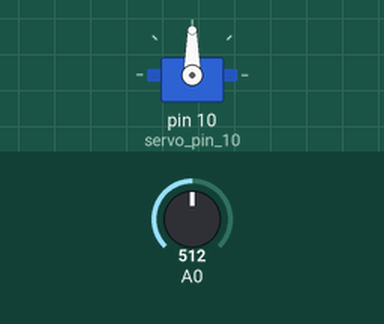
The sketch below on a simulated Arduino Uno, built with avr-gcc and run on an emulated ATmega328P. Shown: servo. The inputs (shaded band) are chosen by the test bench; at power-on: A0 = 512.

Above: at 1.2 s.
1.3 s: A0 set to 716
At 1.8 s:
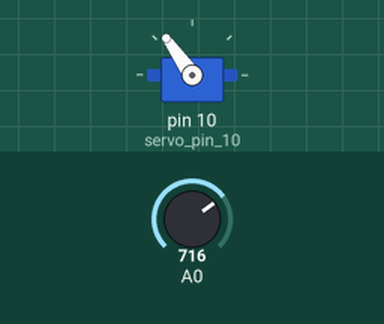
2.8 s: A0 set to 900
At 4.0 s:
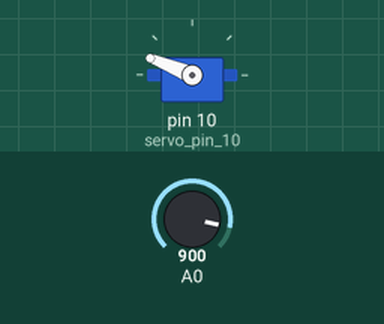
4.3 s: A0 set to 1023
At 5.2 s:
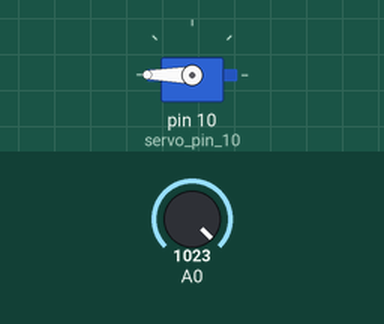
5.8 s: A0 set to 306
At 6.4 s:
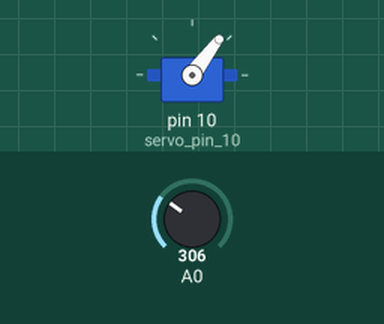
7.3 s: A0 set to 122
At 8.7 s:
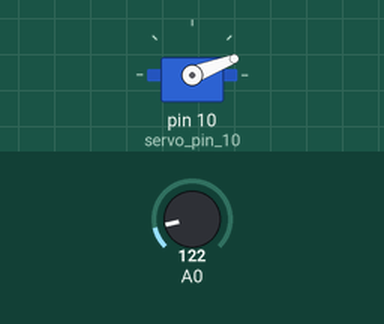
Timing chart, 0 to 9.8 s (numbered marks = the images above; inputs shaded):
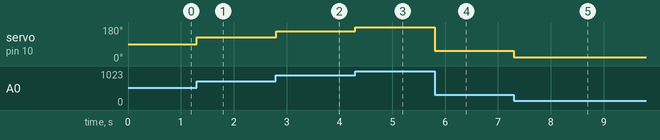

The sketch:

l293d_servo.ino
```cpp
#include <Servo.h>
Servo servo_pin_10;
int value = 0;
void setup() {
  servo_pin_10.attach(10);
  pinMode(14,INPUT);
}

void loop() {
  value = analogRead(14);
  value = map(value,0,1023,0,180);
  servo_pin_10.write(value);

}
```

Measured:
- after the input at 1.3 s, servo on pin 10 (servo_pin_10): 90° → 125° at once
- after the input at 2.8 s, servo on pin 10 (servo_pin_10): 125° → 158° at once
- after the input at 4.3 s, servo on pin 10 (servo_pin_10): 158° → 180° at once
- after the input at 5.8 s, servo on pin 10 (servo_pin_10): 180° → 53° at once
- after the input at 7.3 s, servo on pin 10 (servo_pin_10): 53° → 21° at once
